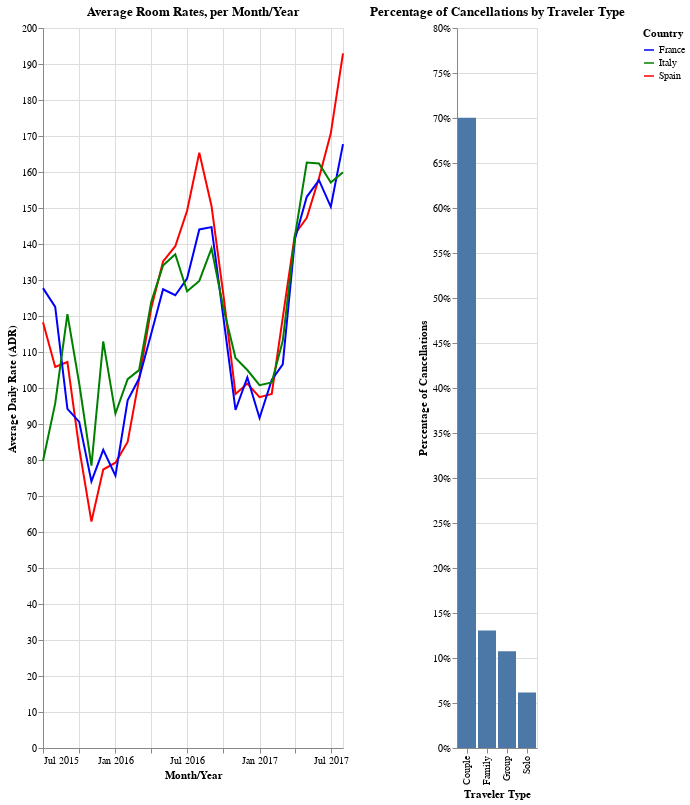

Write notebook code for a chart like this one.
### Code cell
# Create an interactive plot, with Altair
# Family demographics, per country
import altair as alt
import datetime
import calendar
import warnings
warnings.filterwarnings("ignore")

# Disable maximum row limit in Altair
alt.data_transformers.disable_max_rows()

# Create a column with datetimes for the arrival date
datetime_objs = []
for idx,row in bookings_df.iterrows():
    # Convert the month name to an integer
    month_int = list(calendar.month_name).index(row["ArrivalDateMonth"])
    
    # Create a datetime object
    datetime_obj = datetime.datetime(year=int(row["ArrivalDateYear"]),
                                 month=month_int,
                                 day=int(row["ArrivalDateDayOfMonth"]))
    datetime_objs.append(datetime_obj)
    
bookings_df["ArrivalDatetime"] = datetime_objs



# Convert the dates to receive monthly averages for each country
bookings_df["ArrivalDatetime"] = pd.to_datetime(bookings_df["ArrivalDatetime"])
bookings_df["YearMonth"] = bookings_df["ArrivalDatetime"].dt.to_period("M")


# Aggregate ADR at the monthly level per country
# & convert YearMonth back to datetime for Altair plotting
agg_dct = {"ADR": "mean",
           "IsCanceled": "sum"
           #"Adults": "sum",
           #"Children": "sum",
           #"Babies": "sum"
          }
monthly_adr_df = bookings_df.groupby(["Country", "YearMonth", "TravelerType"], as_index=False).agg(agg_dct)
monthly_adr_df["YearMonth"] = monthly_adr_df["YearMonth"].dt.to_timestamp()

# Change the country names to prevent abbreviations from displaying
# in the legend
# Replace country abbreviations with full names
country_mapping = {
    "ESP": "Spain",
    "FRA": "France", 
    "ITA": "Italy"
}

# Apply the mapping to the Country column
monthly_adr_df["Country"] = monthly_adr_df["Country"].replace(country_mapping)



# In Altair, create the combined visualization
# Allow the user to select a Date range along the x-axis
date_selection = alt.selection_interval(encodings=['x'])

# Line chart of Monthly ADR
line_chart = alt.Chart(monthly_adr_df).mark_line().encode(
    x=alt.X("YearMonth:T", title="Month/Year", axis=alt.Axis(format="%b %Y")),  # month year format on x-axis
    y=alt.Y("mean(ADR):Q", title="Average Daily Rate (ADR)"),
    #color=alt.condition(date_selection, "Country:N", alt.value("grey")),
    color=alt.Color("Country:N", 
                scale=alt.Scale(
                    domain=["France", "Italy", "Spain"],
                    range=["blue", "green", "red"])),
    opacity=alt.condition(date_selection, alt.value(1), alt.value(0.3)),
    tooltip=["Country", "YearMonth", "mean(ADR):Q"],
).properties(
    title="Average Room Rates, per Month/Year",
    height=720,
    #width=250
).add_params(
    date_selection
)


# Bar chart of the Percentage of Cancelations, per Traveler Type
bar_chart = alt.Chart(monthly_adr_df).transform_filter(
    # For interval filtering
    date_selection
    
).transform_aggregate(
    TotalCancelations="sum(IsCanceled)",
    groupby=["TravelerType"]
    
).transform_window(
    TotalSum='sum(TotalCancelations)',
    frame=[None, None]  # wasn't working before
    
).transform_calculate(
    # Moving percentage
    PercentTotal="datum.TotalCancelations / datum.TotalSum"
    
).mark_bar().encode(
    x=alt.X("TravelerType:N", title="Traveler Type"),
    y=alt.Y("PercentTotal:Q", axis=alt.Axis(format='%'), title="Percentage of Cancellations"),
    #color=alt.Color("TravelerType:N"),
    tooltip=["TravelerType:N", "PercentTotal:Q"]
    
).properties(
    title="Percentage of Cancellations by Traveler Type",
    height=720,
    #width=200
)


chart = line_chart | bar_chart
chart

### Figure 1 — Vega-Lite specification as saved in the notebook (floating-point values rounded to 4 significant figures; data arrays with more than 128 entries replaced by an {"elided": "..."} marker saying what was removed)
{"config": {"view": {"continuousWidth": 300, "continuousHeight": 300}}, "hconcat": [{"mark": {"type": "line"}, "encoding": {"color": {"field": "Country", "scale": {"domain": ["France", "Italy", "Spain"], "range": ["blue", "green", "red"]}, "type": "nominal"}, "opacity": {"condition": {"param": "param_11", "value": 1}, "value": 0.3}, "tooltip": [{"field": "Country", "type": "nominal"}, {"field": "YearMonth", "type": "temporal"}, {"aggregate": "mean", "field": "ADR", "type": "quantitative"}], "x": {"axis": {"format": "%b %Y"}, "field": "YearMonth", "title": "Month/Year", "type": "temporal"}, "y": {"aggregate": "mean", "field": "ADR", "title": "Average Daily Rate (ADR)", "type": "quantitative"}}, "height": 720, "name": "view_11", "title": "Average Room Rates, per Month/Year"}, {"mark": {"type": "bar"}, "encoding": {"tooltip": [{"field": "TravelerType", "type": "nominal"}, {"field": "PercentTotal", "type": "quantitative"}], "x": {"field": "TravelerType", "title": "Traveler Type", "type": "nominal"}, "y": {"axis": {"format": "%"}, "field": "PercentTotal", "title": "Percentage of Cancellations", "type": "quantitative"}}, "height": 720, "title": "Percentage of Cancellations by Traveler Type", "transform": [{"filter": {"param": "param_11"}}, {"aggregate": [{"op": "sum", "field": "IsCanceled", "as": "TotalCancelations"}], "groupby": ["TravelerType"]}, {"window": [{"op": "sum", "field": "TotalCancelations", "as": "TotalSum"}], "frame": [null, null]}, {"calculate": "datum.TotalCancelations / datum.TotalSum", "as": "PercentTotal"}]}], "data": {"name": "data-c77cddb84270f768ea6191d32fb43b5f"}, "params": [{"name": "param_11", "select": {"type": "interval", "encodings": ["x"]}, "views": ["view_11"]}], "$schema": "https://vega.github.io/schema/vega-lite/v5.8.0.json", "datasets": {"data-c77cddb84270f768ea6191d32fb43b5f": {"elided": "311 records"}}}
